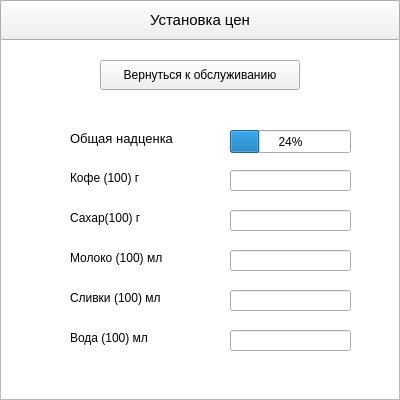
<?xml version="1.0" encoding="UTF-8"?>
<ui version="4.0">
 <class>Ystanovka_tsen</class>
 <widget class="QWidget" name="Ystanovka_tsen">
  <property name="geometry">
   <rect>
    <x>0</x>
    <y>0</y>
    <width>400</width>
    <height>400</height>
   </rect>
  </property>
  <property name="windowTitle">
   <string>Form</string>
  </property>
  <widget class="QListView" name="listView">
   <property name="geometry">
    <rect>
     <x>0</x>
     <y>0</y>
     <width>400</width>
     <height>400</height>
    </rect>
   </property>
  </widget>
  <widget class="QPushButton" name="pushButton">
   <property name="geometry">
    <rect>
     <x>0</x>
     <y>0</y>
     <width>400</width>
     <height>40</height>
    </rect>
   </property>
   <property name="sizePolicy">
    <sizepolicy hsizetype="Minimum" vsizetype="Fixed">
     <horstretch>0</horstretch>
     <verstretch>0</verstretch>
    </sizepolicy>
   </property>
   <property name="font">
    <font>
     <pointsize>11</pointsize>
     <bold>false</bold>
    </font>
   </property>
   <property name="text">
    <string>Установка цен</string>
   </property>
  </widget>
  <widget class="QPushButton" name="backToChoosingServiceButton">
   <property name="geometry">
    <rect>
     <x>100</x>
     <y>60</y>
     <width>200</width>
     <height>30</height>
    </rect>
   </property>
   <property name="text">
    <string>Вернуться к обслуживанию</string>
   </property>
  </widget>
  <widget class="QProgressBar" name="progressBar_2">
   <property name="geometry">
    <rect>
     <x>230</x>
     <y>130</y>
     <width>121</width>
     <height>23</height>
    </rect>
   </property>
   <property name="value">
    <number>24</number>
   </property>
  </widget>
  <widget class="QLineEdit" name="lineEdit">
   <property name="geometry">
    <rect>
     <x>230</x>
     <y>170</y>
     <width>121</width>
     <height>21</height>
    </rect>
   </property>
  </widget>
  <widget class="QLineEdit" name="lineEdit_2">
   <property name="geometry">
    <rect>
     <x>230</x>
     <y>210</y>
     <width>121</width>
     <height>21</height>
    </rect>
   </property>
  </widget>
  <widget class="QLineEdit" name="lineEdit_3">
   <property name="geometry">
    <rect>
     <x>230</x>
     <y>250</y>
     <width>121</width>
     <height>21</height>
    </rect>
   </property>
  </widget>
  <widget class="QLineEdit" name="lineEdit_4">
   <property name="geometry">
    <rect>
     <x>230</x>
     <y>290</y>
     <width>121</width>
     <height>21</height>
    </rect>
   </property>
  </widget>
  <widget class="QLineEdit" name="lineEdit_5">
   <property name="geometry">
    <rect>
     <x>230</x>
     <y>330</y>
     <width>121</width>
     <height>21</height>
    </rect>
   </property>
  </widget>
  <widget class="QLabel" name="label">
   <property name="geometry">
    <rect>
     <x>70</x>
     <y>170</y>
     <width>101</width>
     <height>16</height>
    </rect>
   </property>
   <property name="text">
    <string>Кофе (100) г</string>
   </property>
  </widget>
  <widget class="QLabel" name="label_2">
   <property name="geometry">
    <rect>
     <x>70</x>
     <y>210</y>
     <width>101</width>
     <height>16</height>
    </rect>
   </property>
   <property name="text">
    <string>Сахар(100) г</string>
   </property>
  </widget>
  <widget class="QLabel" name="label_3">
   <property name="geometry">
    <rect>
     <x>70</x>
     <y>250</y>
     <width>111</width>
     <height>16</height>
    </rect>
   </property>
   <property name="text">
    <string>Молоко (100) мл</string>
   </property>
  </widget>
  <widget class="QLabel" name="label_4">
   <property name="geometry">
    <rect>
     <x>70</x>
     <y>290</y>
     <width>111</width>
     <height>16</height>
    </rect>
   </property>
   <property name="text">
    <string>Сливки (100) мл</string>
   </property>
  </widget>
  <widget class="QLabel" name="label_5">
   <property name="geometry">
    <rect>
     <x>70</x>
     <y>330</y>
     <width>101</width>
     <height>16</height>
    </rect>
   </property>
   <property name="text">
    <string>Вода (100) мл</string>
   </property>
  </widget>
  <widget class="QLabel" name="label_6">
   <property name="geometry">
    <rect>
     <x>70</x>
     <y>130</y>
     <width>141</width>
     <height>16</height>
    </rect>
   </property>
   <property name="font">
    <font>
     <pointsize>10</pointsize>
    </font>
   </property>
   <property name="text">
    <string>Общая надценка</string>
   </property>
  </widget>
 </widget>
 <resources/>
 <connections/>
</ui>
